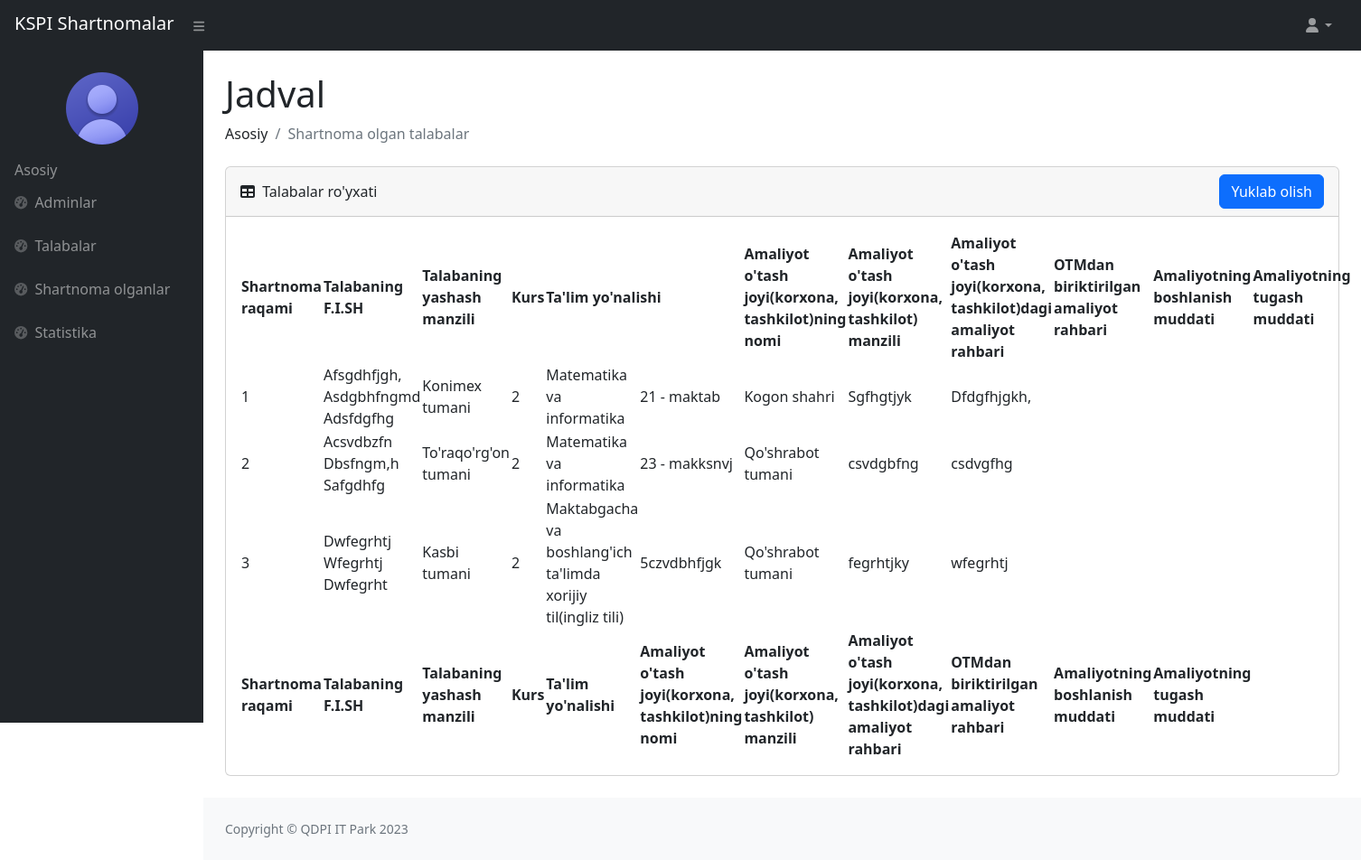
Screenshot of /shartnoma_olgan/ (signed in) with the database file from the repository.
### pdf/models.py (models this page shows, shortened)
class Pdf(models.Model):
    talaba_id = models.CharField(max_length=10, blank=True)
    shartnoma_raqami = models.CharField(max_length=100, blank=True)
    talaba_f_i_sh = models.CharField(max_length=100, blank=True)
    talaba_manzil = models.CharField(max_length=100, blank=True)
    talaba_fakulteti = models.CharField(max_length=200, blank=True)
    talaba_yonalishi = models.CharField(max_length=100, blank=True)
    talaba_kurs = models.CharField(max_length=100, blank=True)
    talaba_shifr = models.CharField(max_length=100, blank=True)
    talaba_nomer = models.CharField(max_length=200, blank=True)
    derektor_nomer = models.CharField(max_length=200, blank=True)
    amaliyot_joyi = models.CharField(max_length=100, blank=True)
    amaliyot_manzili = models.CharField(max_length=100, blank=True)
    amaliyot_rahbari = models.CharField(max_length=100, blank=True)
    biriktirilgan_rahbar = models.CharField(max_length=100, blank=True)
    amaliyot_turi = models.CharField(max_length=100, blank=True)
    amaliyot_boshlanishi = models.CharField(max_length=100, blank=True)
    amaliyot_tugashi = models.CharField(max_length=100, blank=True)
    amaliyot_buyruq_raqami = models.CharField(max_length=100, blank=True)
    korxona_nomi = models.CharField(max_length=200, blank=True)

### users/views.py (the view, shortened to what this page needs)
# urls.py: path('shartnoma_olgan/', shartnoma_olgan, name='shartnoma_olgan'),
@csrf_exempt
def shartnoma_olgan(request):
    pdf = Pdf.objects.all()
    talaba_id = User.objects.all()
    for t in talaba_id:
        amaliyotlar = Amaliyot.objects.filter(talaba=t.id)
        if amaliyotlar:
            for a in  amaliyotlar:
                shifr = ''
                buyruq_raqam = ''
                talabalar = Pdf.objects.filter(talaba_id=t.id)
                if talabalar:
                    talaba = f'{t.first_name} {t.last_name} {t.sharif}'
                    data = get_object_or_404(Pdf, talaba_id=t.id)
                    data.talaba_f_i_sh = talaba
                    data.talaba_manzil = t.tuman
                    data.talaba_kurs = t.kurs
                    data.talaba_shifr=shifr
                    data.talaba_yonalishi=t.yonalish
                    data.talaba_fakulteti=t.fakultet
                    data.amaliyot_joyi=a.muassasa
                    data.amaliyot_manzili=a.tuman_a
                    data.amaliyot_rahbari=a.a_rahbari
                    data.biriktirilgan_rahbar=a.o_a_rahbari
                    data.amaliyot_turi=a.a_turi
                    data.amaliyot_boshlanishi=a.b_sana
                    data.amaliyot_tugashi=a.t_sana
                    data.amaliyot_buyruq_raqami=buyruq_raqam
                    data.save()
                    print('update qilindi ')
        else:
            amaliyot = 'Hozirda mavjud emas'
    contex = {
        'pdf':pdf,
        'amaliyot':amaliyot,
    }
    return render(request, 'amaliyot/shartnoma_olgan.html', contex)

### templates/amaliyot/shartnoma_olgan.html (shortened to what this page needs)
{% load static %}
<!DOCTYPE html>
<html lang="en">
    <head>
        <link href="https://cdn.jsdelivr.net/npm/simple-datatables@7.1.2/dist/style.min.css" rel="stylesheet"/>
        <link rel="stylesheet" href="{% static '/superadmin/css/styles.css' %}">
    </head>
    <body class="sb-nav-fixed">
        {% if user.is_authenticated %}
        <nav class="sb-topnav navbar navbar-expand navbar-dark bg-dark d-flex justify-content-between">
            <div>
                <a class="navbar-brand ps-3" href="{% url 'home' %}">KSPI Shartnomalar</a>
                <button class="btn btn-link btn-sm order-1 order-lg-0 me-4 me-lg-0 mx-2" id="sidebarToggle" href="#!"><i class="fas fa-bars"></i></button>
            </div>
            <ul class="navbar-nav ms-auto ms-md-0 me-3 me-lg-4">
                <li class="nav-item dropdown">
                    <a class="nav-link dropdown-toggle" id="navbarDropdown" href="#" role="button" data-bs-toggle="dropdown" aria-expanded="false"><i class="fas fa-user fa-fw"></i></a>
                </li>
            </ul>
        </nav>
        <div id="layoutSidenav">
            <div id="layoutSidenav_nav">
                <nav class="sb-sidenav accordion sb-sidenav-dark" id="sidenavAccordion">
                    <div class="sb-sidenav-menu">
                        <div class="info text-center mt-3 px-2">
                            <img class="rounded-circle mx-auto d-block img-fluid" src="{% static '/superadmin/img/account.png' %}" alt="Admin picture">
                        </div>
                        <div class="nav">
                            <div class="px-3">Asosiy</div>
                            <a class="nav-link" href="{% url 'adminlar' %}">
                                <div class="sb-nav-link-icon"><i class="fas fa-tachometer-alt"></i></div>
                                Adminlar
                            </a>
                            <a class="nav-link" href="{% url 'talabalar' %}">
                                <div class="sb-nav-link-icon"><i class="fas fa-tachometer-alt"></i></div>
                                Talabalar
                            </a>
                            <a class="nav-link" href="{% url 'shartnoma_olgan' %}">
                                <div class="sb-nav-link-icon"><i class="fas fa-tachometer-alt"></i></div>
                                Shartnoma olganlar
                            </a>
                            <a class="nav-link" href="#">
                                <div class="sb-nav-link-icon"><i class="fas fa-tachometer-alt"></i></div>
                                Statistika
                            </a>
                        </div>
                    </div>
                </nav>
            </div>
            <div id="layoutSidenav_content">
                <main>
                    <div class="container-fluid px-4">
                        <h1 class="mt-4">Jadval</h1>
                        <ol class="breadcrumb mb-4">
                            <li class="breadcrumb-item">Asosiy</li>
                            <li class="breadcrumb-item active">Shartnoma olgan talabalar</li>
                        </ol>
                        <div class="card mb-4">
                            <div class="card-header align-items-center d-flex justify-content-between">
                                <div class="col-md-4">
                                    <i class="fas fa-table me-1"></i>
                                    Talabalar ro'yxati
                                </div>
                                <div>
                                    <a class="btn btn-primary" href="{% url 'malumot_csv' %}">Yuklab olish</a>
                                </div>
                            </div>
                            <div class="card-body">
                                <table id="datatablesSimple">
                                    <thead>
                                        <tr>
                                            <th rowspan="2">Shartnoma raqami</th>
                                            <th rowspan="2">Talabaning F.I.SH</th>
                                            <th rowspan="2">Talabaning yashash manzili</th>
                                            <th rowspan="2">Kurs</th>
                                            <th colspan="2">Ta'lim yo'nalishi</th>
                                            <th rowspan="2">Amaliyot o'tash joyi(korxona,<br> tashkilot)ning nomi</th>
                                            <th rowspan="2">Amaliyot o'tash joyi(korxona,<br> tashkilot) manzili</th>
                                            <th rowspan="2">Amaliyot o'tash joyi(korxona,<br> tashkilot)dagi amaliyot <br>rahbari</th>
                                            <th rowspan="2">OTMdan biriktirilgan<br> amaliyot rahbari</th>
                                            <th rowspan="2">Amaliyotning boshlanish muddati</th>
                                            <th rowspan="2">Amaliyotning tugash muddati</th>
                                        </tr>
                                    </thead>
                                    <tfoot>
                                        <tr>
                                            <th>Shartnoma raqami</th>
                                            <th>Talabaning F.I.SH</th>
                                            <th>Talabaning yashash manzili</th>
                                            <th>Kurs</th>
                                            <th>Ta'lim yo'nalishi</th>
                                            <th>Amaliyot o'tash joyi(korxona,<br> tashkilot)ning nomi</th>
                                            <th>Amaliyot o'tash joyi(korxona,<br> tashkilot) manzili</th>
                                            <th>Amaliyot o'tash joyi(korxona,<br> tashkilot)dagi amaliyot <br>rahbari</th>
                                            <th>OTMdan biriktirilgan<br> amaliyot rahbari</th>
                                            <th>Amaliyotning boshlanish muddati</th>
                                            <th>Amaliyotning tugash muddati</th>
                                        </tr>
                                    </tfoot>
                                    <tbody>
                                        {% for sh in pdf %}
                                            <tr>
                                                <td>{{sh.shartnoma_raqami}}</td>
                                                <td>{{sh.talaba_f_i_sh}}</td>
                                                <td>{{sh.talaba_manzil}}</td>
                                                <td>{{sh.talaba_kurs}}</td>
                                                <td>{{sh.talaba_yonalishi}}</td>
                                                <td>{{sh.amaliyot_joyi}}</td>
                                                <td>{{sh.amaliyot_manzili}}</td>
                                                <td>{{sh.amaliyot_rahbari}}</td>
                                                <td>{{sh.biriktirilgan_rahbar}}</td>
                                                <td>{{sh.amaliyot_boshlanishi}}</td>
                                                <td>{{sh.amaliyot_tugashi}}</td>
                                            </tr>
                                        {% endfor %}
                                    </tbody>
                                </table>
                            </div>
                        </div>
                    </div>
                </main>
                <footer class="py-4 bg-light mt-auto">
                    <div class="container-fluid px-4">
                        <div class="d-flex align-items-center justify-content-between small">
                            <div class="text-muted">Copyright &copy; QDPI IT Park 2023</div>
                        </div>
                    </div>
                </footer>
            </div>
        </div>
        {% endif %}
    </body>
</html>

### rows the page displays
Pdf: shartnoma_raqami "1", talaba_f_i_sh "Afsgdhfjgh, Asdgbhfngmd Adsfdgfhg", talaba_manzil "Konimex tumani", talaba_kurs "2", talaba_yonalishi "Matematika va informatika", amaliyot_joyi "21 - maktab", amaliyot_manzili "Kogon shahri", amaliyot_rahbari "Sgfhgtjyk", biriktirilgan_rahbar "Dfdgfhjgkh,"
Pdf: shartnoma_raqami "2", talaba_f_i_sh "Acsvdbzfn Dbsfngm,h Safgdhfg", talaba_manzil "To'raqo'rg'on tumani", talaba_kurs "2", talaba_yonalishi "Matematika va informatika", amaliyot_joyi "23 - makksnvj", amaliyot_manzili "Qo'shrabot tumani", amaliyot_rahbari "csvdgbfng", biriktirilgan_rahbar "csdvgfhg"
Pdf: shartnoma_raqami "3", talaba_f_i_sh "Dwfegrhtj Wfegrhtj Dwfegrht", talaba_manzil "Kasbi tumani", talaba_kurs "2", talaba_yonalishi "Maktabgacha va boshlang'ich ta'limda xorijiy til(ingliz tili)", amaliyot_joyi "5czvdbhfjgk", amaliyot_manzili "Qo'shrabot tumani", amaliyot_rahbari "fegrhtjky", biriktirilgan_rahbar "wfegrhtj"
